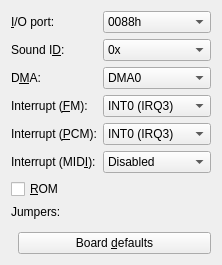
     <widget class="QWidget" name="snd118Tab">
      <attribute name="title">
       <string>118</string>
      </attribute>
      <layout class="QVBoxLayout" name="snd118TabLayout">
       <item>
        <layout class="QFormLayout" name="snd118TabForm">
         <item row="0" column="0">
          <widget class="QLabel" name="SND118IOLabel">
           <property name="text">
            <string>&amp;I/O port:</string>
           </property>
           <property name="buddy">
            <cstring>SND118IO</cstring>
           </property>
          </widget>
         </item>
         <item row="0" column="1">
          <widget class="QComboBox" name="SND118IO">
           <item>
            <property name="text">
             <string>0088h</string>
            </property>
           </item>
           <item>
            <property name="text">
             <string>0188h</string>
            </property>
           </item>
           <item>
            <property name="text">
             <string>0288h</string>
            </property>
           </item>
           <item>
            <property name="text">
             <string>0388h</string>
            </property>
           </item>
          </widget>
         </item>
         <item row="1" column="0">
          <widget class="QLabel" name="SND118IDLabel">
           <property name="text">
            <string>Sound I&amp;D:</string>
           </property>
           <property name="buddy">
            <cstring>SND118ID</cstring>
           </property>
          </widget>
         </item>
         <item row="1" column="1">
          <widget class="QComboBox" name="SND118ID">
           <item>
            <property name="text">
             <string>0x</string>
            </property>
           </item>
           <item>
            <property name="text">
             <string>1x</string>
            </property>
           </item>
           <item>
            <property name="text">
             <string>2x</string>
            </property>
           </item>
           <item>
            <property name="text">
             <string>3x</string>
            </property>
           </item>
           <item>
            <property name="text">
             <string>4x</string>
            </property>
           </item>
           <item>
            <property name="text">
             <string>5x</string>
            </property>
           </item>
           <item>
            <property name="text">
             <string>6x</string>
            </property>
           </item>
           <item>
            <property name="text">
             <string>7x</string>
            </property>
           </item>
           <item>
            <property name="text">
             <string>8x</string>
            </property>
           </item>
          </widget>
         </item>
         <item row="2" column="0">
          <widget class="QLabel" name="SND118DMALabel">
           <property name="text">
            <string>D&amp;MA:</string>
           </property>
           <property name="buddy">
            <cstring>SND118DMA</cstring>
           </property>
          </widget>
         </item>
         <item row="2" column="1">
          <widget class="QComboBox" name="SND118DMA">
           <item>
            <property name="text">
             <string>DMA0</string>
            </property>
           </item>
           <item>
            <property name="text">
             <string>DMA1</string>
            </property>
           </item>
           <item>
            <property name="text">
             <string>DMA3</string>
            </property>
           </item>
          </widget>
         </item>
         <item row="3" column="0">
          <widget class="QLabel" name="SND118INTFLabel">
           <property name="text">
            <string>Interrupt (&amp;FM):</string>
           </property>
           <property name="buddy">
            <cstring>SND118INTF</cstring>
           </property>
          </widget>
         </item>
         <item row="3" column="1">
          <widget class="QComboBox" name="SND118INTF">
           <item>
            <property name="text">
             <string>INT0 (IRQ3)</string>
            </property>
           </item>
           <item>
            <property name="text">
             <string>INT41 (IRQ10)</string>
            </property>
           </item>
           <item>
            <property name="text">
             <string>INT5 (IRQ12)</string>
            </property>
           </item>
           <item>
            <property name="text">
             <string>INT6 (IRQ13)</string>
            </property>
           </item>
          </widget>
         </item>
         <item row="4" column="0">
          <widget class="QLabel" name="SND118INTPLabel">
           <property name="text">
            <string>Interrupt (&amp;PCM):</string>
           </property>
           <property name="buddy">
            <cstring>SND118INTP</cstring>
           </property>
          </widget>
         </item>
         <item row="4" column="1">
          <widget class="QComboBox" name="SND118INTP">
           <item>
            <property name="text">
             <string>INT0 (IRQ3)</string>
            </property>
           </item>
           <item>
            <property name="text">
             <string>INT1 (IRQ5)</string>
            </property>
           </item>
           <item>
            <property name="text">
             <string>INT41 (IRQ10)</string>
            </property>
           </item>
           <item>
            <property name="text">
             <string>INT5 (IRQ12)</string>
            </property>
           </item>
          </widget>
         </item>
         <item row="5" column="0">
          <widget class="QLabel" name="SND118INTMLabel">
           <property name="text">
            <string>Interrupt (MID&amp;I):</string>
           </property>
           <property name="buddy">
            <cstring>SND118INTM</cstring>
           </property>
          </widget>
         </item>
         <item row="5" column="1">
          <widget class="QComboBox" name="SND118INTM">
           <item>
            <property name="text">
             <string>Disabled</string>
            </property>
           </item>
           <item>
            <property name="text">
             <string>INT41 (IRQ10)</string>
            </property>
           </item>
          </widget>
         </item>
         <item row="6" column="0" colspan="2">
          <widget class="QCheckBox" name="SND118ROM">
           <property name="text">
            <string>&amp;ROM</string>
           </property>
          </widget>
         </item>
        </layout>
       </item>
       <item>
        <layout class="QHBoxLayout" name="snd118TabDipRow">
         <item>
          <widget class="QLabel" name="snd118JumperLabel">
           <property name="text">
            <string>Jumpers:</string>
           </property>
          </widget>
         </item>
         <item>
          <widget class="DipSwView" name="snd118Jumper"/>
         </item>
         <item>
          <spacer name="snd118JumperSpacer">
           <property name="orientation">
            <enum>Qt::Horizontal</enum>
           </property>
          </spacer>
         </item>
        </layout>
       </item>
       <item>
        <spacer name="snd118TabSpacer">
         <property name="orientation">
          <enum>Qt::Vertical</enum>
         </property>
        </spacer>
       </item>
       <item>
        <layout class="QHBoxLayout" name="snd118TabButtons">
         <item>
          <spacer name="snd118TabButtonSpacer">
           <property name="orientation">
            <enum>Qt::Horizontal</enum>
           </property>
          </spacer>
         </item>
         <item>
          <widget class="QPushButton" name="snd118TabDefaults">
           <property name="text">
            <string>Board &amp;defaults</string>
           </property>
          </widget>
         </item>
        </layout>
       </item>
      </layout>
     </widget>
